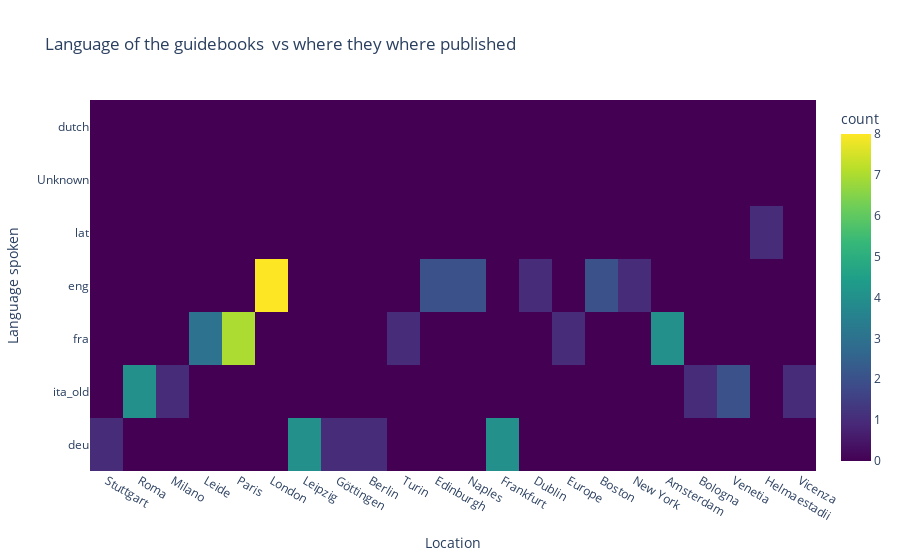

This figure's notebook cell:
### Markdown cell above
We observe that some authors have published more than one guidebook, but they are few.

### Code cell
fig=px.density_heatmap(x=travel_df['place'], y=travel_df['language'], range_color=[0,8], color_continuous_scale='viridis',
                       labels={'y': 'Language spoken', 'x': 'Location'},
                       title='Language of the guidebooks  vs where they where published')
fig.show()

### Figure 1 — Plotly figure (JSON) as saved in the notebook; plotly's stock layout.template omitted (floating-point values rounded to 4 significant figures)
{"data": [{"coloraxis": "coloraxis", "hovertemplate": "Location=%{x}<br>Language spoken=%{y}<br>count=%{z}<extra></extra>", "name": "", "type": "histogram2d", "x": ["Stuttgart", "Roma", "Milano", "Leide", "Leide", "Paris", "Paris", "London", "London", null, "Leipzig", "Leipzig", "Leipzig", "Göttingen", "Berlin", "London", "London", "London", "London", "London", "Turin", "Edinburgh", "Naples", "Naples", "London", "London", "Frankfurt", "Frankfurt", "Frankfurt", null, "London", "Leipzig", "London", "Dublin", "Europe", "Boston", "Boston", "London", "London", "London", "London", "London", "Edinburgh", "London", "London", "Paris", "New York", null, "Amsterdam", "Amsterdam", "Amsterdam", "Amsterdam", "Leide", "London", "London", "London", "Paris", "Paris", "Paris", "Paris", "London", "London", "Bologna", "Venetia", "Helmaestadii", "Roma", null, null, "Vicenza", "Roma", "Venetia", "Roma", "London", "London", "London", "London", "London", "Frankfurt"], "xaxis": "x", "xbingroup": "x", "y": ["deu", "ita_old", "ita_old", "fra", "fra", "fra", "fra", "eng", "eng", "lat", "deu", "deu", "deu", "deu", "deu", "eng", "eng", "eng", "eng", "eng", "fra", "eng", "eng", "eng", "eng", "eng", "deu", "deu", "deu", "Unknown", "eng", "deu", "eng", "eng", "fra", "eng", "eng", "eng", "eng", "eng", "eng", "eng", "eng", "eng", "eng", "fra", "eng", "eng", "fra", "fra", "fra", "fra", "fra", "eng", "eng", "eng", "fra", "fra", "fra", "fra", "eng", "eng", "ita_old", "ita_old", "lat", "ita_old", "dutch", "ita_old", "ita_old", "ita_old", "ita_old", "ita_old", "eng", "eng", "eng", "eng", "eng", "deu"], "yaxis": "y", "ybingroup": "y"}], "layout": {"coloraxis": {"cmax": 8, "cmin": 0, "colorbar": {"title": {"text": "count"}}, "colorscale": [[0, "#440154"], [0.1111, "#482878"], [0.2222, "#3e4989"], [0.3333, "#31688e"], [0.4444, "#26828e"], [0.5556, "#1f9e89"], [0.6667, "#35b779"], [0.7778, "#6ece58"], [0.8889, "#b5de2b"], [1, "#fde725"]]}, "legend": {"tracegroupgap": 0}, "title": {"text": "Language of the guidebooks  vs where they where published"}, "xaxis": {"anchor": "y", "domain": [0, 1], "title": {"text": "Location"}}, "yaxis": {"anchor": "x", "domain": [0, 1], "title": {"text": "Language spoken"}}}}
